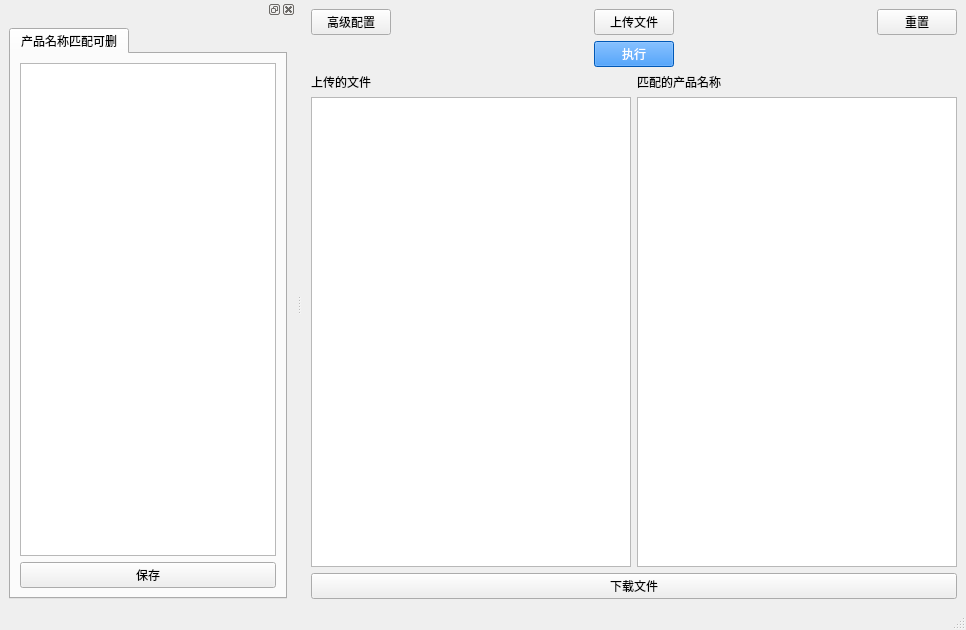
<?xml version="1.0" encoding="UTF-8"?>
<ui version="4.0">
 <class>MainWindow</class>
 <widget class="QMainWindow" name="MainWindow">
  <property name="windowModality">
   <enum>Qt::NonModal</enum>
  </property>
  <property name="geometry">
   <rect>
    <x>0</x>
    <y>0</y>
    <width>966</width>
    <height>630</height>
   </rect>
  </property>
  <property name="windowTitle">
   <string>MainWindow</string>
  </property>
  <property name="documentMode">
   <bool>true</bool>
  </property>
  <widget class="QWidget" name="centralwidget">
   <layout class="QVBoxLayout" name="verticalLayout_6">
    <item>
     <layout class="QHBoxLayout" name="horizontalLayout_4">
      <item>
       <widget class="QPushButton" name="config_button">
        <property name="enabled">
         <bool>true</bool>
        </property>
        <property name="text">
         <string>高级配置</string>
        </property>
       </widget>
      </item>
      <item>
       <spacer name="horizontalSpacer_2">
        <property name="orientation">
         <enum>Qt::Horizontal</enum>
        </property>
        <property name="sizeHint" stdset="0">
         <size>
          <width>40</width>
          <height>20</height>
         </size>
        </property>
       </spacer>
      </item>
      <item>
       <widget class="QPushButton" name="upload_file_button">
        <property name="text">
         <string>上传文件</string>
        </property>
       </widget>
      </item>
      <item>
       <spacer name="horizontalSpacer">
        <property name="orientation">
         <enum>Qt::Horizontal</enum>
        </property>
        <property name="sizeHint" stdset="0">
         <size>
          <width>40</width>
          <height>20</height>
         </size>
        </property>
       </spacer>
      </item>
      <item>
       <widget class="QPushButton" name="reset_button">
        <property name="text">
         <string>重置</string>
        </property>
       </widget>
      </item>
     </layout>
    </item>
    <item>
     <layout class="QHBoxLayout" name="horizontalLayout">
      <item>
       <spacer name="horizontalSpacer_3">
        <property name="orientation">
         <enum>Qt::Horizontal</enum>
        </property>
        <property name="sizeHint" stdset="0">
         <size>
          <width>40</width>
          <height>20</height>
         </size>
        </property>
       </spacer>
      </item>
      <item>
       <widget class="QPushButton" name="do_button">
        <property name="styleSheet">
         <string notr="true">QPushButton {
    background-color: #007bff;
    color: white;
}
QPushButton:hover {
    background-color: #0069d9;
}
QPushButton:pressed {
    background-color: #0062cc;
}</string>
        </property>
        <property name="text">
         <string>执行</string>
        </property>
       </widget>
      </item>
      <item>
       <spacer name="horizontalSpacer_4">
        <property name="orientation">
         <enum>Qt::Horizontal</enum>
        </property>
        <property name="sizeHint" stdset="0">
         <size>
          <width>40</width>
          <height>20</height>
         </size>
        </property>
       </spacer>
      </item>
     </layout>
    </item>
    <item>
     <layout class="QHBoxLayout" name="horizontalLayout_3">
      <item>
       <layout class="QVBoxLayout" name="verticalLayout_5">
        <item>
         <widget class="QLabel" name="label_3">
          <property name="text">
           <string>上传的文件</string>
          </property>
         </widget>
        </item>
        <item>
         <widget class="QListWidget" name="file_list"/>
        </item>
       </layout>
      </item>
      <item>
       <layout class="QVBoxLayout" name="verticalLayout_4">
        <item>
         <widget class="QLabel" name="label">
          <property name="text">
           <string>匹配的产品名称</string>
          </property>
         </widget>
        </item>
        <item>
         <widget class="QTableWidget" name="product_name_match_table_value"/>
        </item>
       </layout>
      </item>
     </layout>
    </item>
    <item>
     <widget class="QPushButton" name="download_file_button">
      <property name="text">
       <string>下载文件</string>
      </property>
     </widget>
    </item>
   </layout>
  </widget>
  <widget class="QDockWidget" name="config_dock">
   <property name="floating">
    <bool>true</bool>
   </property>
   <property name="allowedAreas">
    <set>Qt::LeftDockWidgetArea</set>
   </property>
   <attribute name="dockWidgetArea">
    <number>1</number>
   </attribute>
   <widget class="QWidget" name="dockWidgetContents_3">
    <layout class="QVBoxLayout" name="verticalLayout_3">
     <item>
      <widget class="QTabWidget" name="config_tab">
       <property name="currentIndex">
        <number>0</number>
       </property>
       <widget class="QWidget" name="tab_2">
        <attribute name="title">
         <string>产品名称匹配可删</string>
        </attribute>
        <layout class="QVBoxLayout" name="verticalLayout_2">
         <item>
          <widget class="QListWidget" name="product_name_match_unimportant_list"/>
         </item>
         <item>
          <widget class="QPushButton" name="save_product_name_match_unimportant_list_button">
           <property name="text">
            <string>保存</string>
           </property>
          </widget>
         </item>
        </layout>
       </widget>
      </widget>
     </item>
    </layout>
   </widget>
  </widget>
  <widget class="QStatusBar" name="statusBar"/>
 </widget>
 <resources/>
 <connections/>
</ui>
